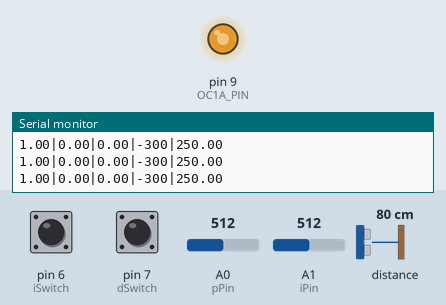
A sketch run on a simulated Arduino Uno, built with avr-gcc and run on an emulated ATmega328P. On the bench: output pins drawn as LEDs (lit = HIGH), the last lines printed to the serial monitor. The inputs (shaded band) are chosen by the test bench; at power-on: distance to the obstacle 80 cm, A0 (pPin) = 512, pin 6 (iSwitch) HIGH, pin 7 (dSwitch) HIGH, A1 (iPin) = 512.

Above: at 1.2 s.
1.3 s: distance to the obstacle set to 2 cm
At 2.6 s:
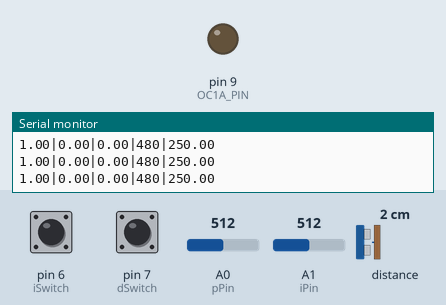
2.9 s: distance to the obstacle set to 35 cm
At 4.0 s:
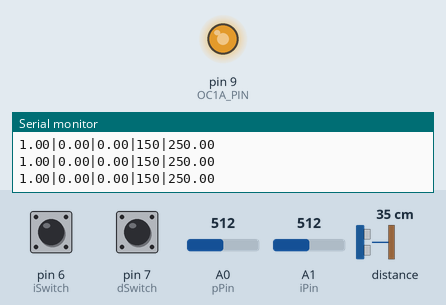
4.5 s: A0 (pPin) set to 240
At 5.1 s:
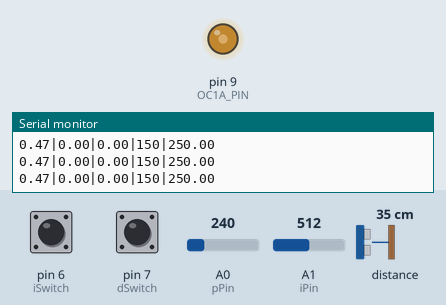
6.0 s: A0 (pPin) set to 122
At 7.2 s:
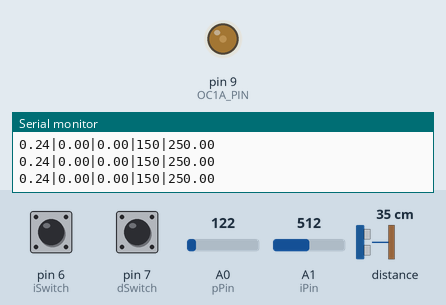
7.5 s: pin 6 (iSwitch) pulled LOW for 1 s
At 9.0 s:
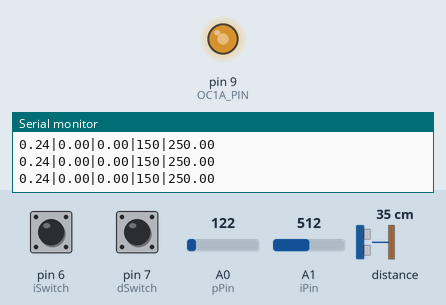
10.5 s: pin 6 (iSwitch) pulled LOW for 0.15 s
At 11.2 s:
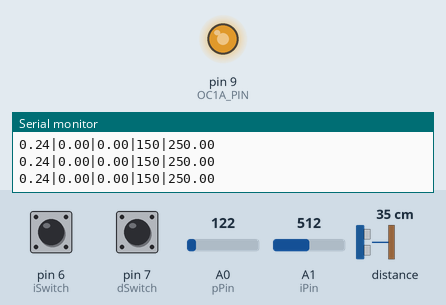
Timing chart, 0 to 13.2 s (numbered marks = the images above; inputs shaded):
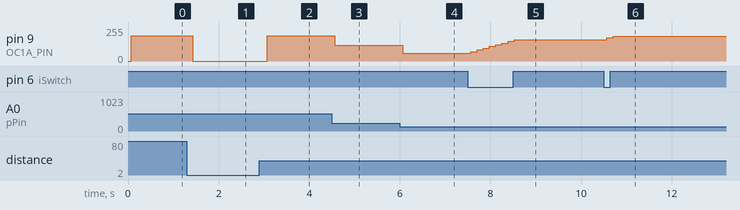

Measured:
- after the input at 1.3 s, pin 9 (OC1A_PIN): 191/255 → 0/255 after 0.13 s
- after the input at 2.9 s, pin 9 (OC1A_PIN): 0/255 → 191/255 after 0.17 s
- after the input at 4.5 s, pin 9 (OC1A_PIN): 191/255 → 117/255 after 0.07 s
- after the input at 6.0 s, pin 9 (OC1A_PIN): 117/255 → 58/255 after 0.07 s
- after the input at 7.5 s, pin 9 (OC1A_PIN): moves from 58/255 to 160/255 over 0.96 s, starting after 0.07 s
- after the input at 10.5 s, pin 9 (OC1A_PIN): 160/255 → 173/255 after 0.07 s, → 186/255 0.14 s later

The sketch:

PIDController.ino
```cpp
/*  Ball Levitation in tube trainer for PID
    Written by Corey Blankenship and Dylan Cook
    Nathir Rawashdeh Advisor
    Michigan Technological University
    Spring 2021 - Fall 2024

   PINOUT
   A0, A1, A2 - Potentiometers for PID Gain
   2 (BLUE) & 3 (PURPLE) SCL/SDA for TOF sensor
   6,7- Switches
   9 - PWM output

    SetSampleTime: The sensor values jitter a bit with a still target.  If the sample time is too small, the Output jitters
    from this noise from the sensor.  Using larger sample time will average the values and smooth the output.  But making
    the sample times too large will make the corrections jerky.  Experiment with SetSampleTime values to get the desired
    output.
*/

#include "Adafruit_VL53L0X.h"  // Distance Measurement Library
#include <PID_v1.h>            // PID Library

Adafruit_VL53L0X lox = Adafruit_VL53L0X();

//Servo myservo;                      // create servo object to control a servo
double Setpoint, Input, Output;     // PID Variables
double Kp = .6, Ki = .3, Kd = 1.6;  //.3,.15,.4
unsigned long sTime = 100;
int pPin = A0;           // Analog pot pin for P
int iPin = A1;           // Analog pot pin for I
int dPin = A2;           // Analog pot pin for D
int servoPin = A3;
int iSwitch = 6;        //Digital input for i DPDT switch
int dSwitch = 7;        //Digital input for d DPDT switch
const byte OC1A_PIN = 9;
const byte OC1B_PIN = 10;
const word PWM_FREQ_HZ = 15000; //Adjust this value to adjust the frequency
const word TCNT1_TOP = 16000000 / (2 * PWM_FREQ_HZ);
const unsigned long TIMEOUT = 1;
int previousValidData = 0;

PID myPID(&Input, &Output, &Setpoint, Kp, Ki, Kd, TWAR);
unsigned long timer = 0;      // Not Used
unsigned long prevTime = 0;   // Set Point Timer
const long interval = 15000;  // Set Point Timer Interval
int setPos = LOW;             // Set Point Position

void setPwmDuty(byte duty) {
  //int duty = analogRead(dPin)/10;
  OCR1A = (word) (duty * TCNT1_TOP) / 100;
  //Serial.println("OCR1A: " + String(OCR1A));
}

void setup() {
  pinMode(OC1A_PIN, OUTPUT);
  // Clear Timer1 control and count registers
  TCCR1A = 0;
  TCCR1B = 0;
  TCNT1  = 0;
  //int long timeou = 500000;
  //lox.setMeasurementTimingBudgetMicroSeconds(timeou);

  previousValidData = 0;

  //   Set Timer1 configuration
  // COM1A(1:0) = 0b10;   //(Output A clear rising/set falling)
  // COM1B(1:0) = 0b00;   //(Output B normal operation)
  // WGM(13:10) = 0b1010; //(Phase correct PWM)
  // ICNC1      = 0b0;    //(Input capture noise canceler disabled)
  // ICES1      = 0b0;    //(Input capture edge select disabled)
  //CS(12:10)  = 0b001;   //(Input clock select = clock/1)


  TCCR1A |= (1 << COM1A1) | (1 << WGM11);
  TCCR1B |= (1 << WGM13)  | (1 << CS10);
  ICR1 = TCNT1_TOP;

  Serial.begin(9600);
  while (! Serial) {        // wait until serial port opens for native USB devices
    delay(1);
  }

  if (!lox.begin()) {         // Setup for L0X distance measurement
    Serial.println(F("Failed to boot VL53L0X"));
    while (1);
  }

  //myservo.attach(9);                // attaches the servo on pin 9 to the servo object
  myPID.SetMode(AUTOMATIC);
  myPID.SetOutputLimits(0,75);    // Fan PWM Min, Max
  myPID.SetSampleTime(sTime);       // 200 ** Smaller Values produce more jitter from the sensor, larger values smooth jitter
  //Setpoint = sp1;                   // initialize setpoint
  pinMode(iSwitch, INPUT_PULLUP);         //Stage switch (I)
  pinMode(dSwitch, INPUT_PULLUP);         //Stage switch (D)
}


void loop() {
  //float heightNum = analogRead(iPin) / 1023.0;    // once you hook up a height potentiometer, change iPin to that.
  //int newSetpoint = 400 * heightNum;
  Setpoint = 250;                           // New setpoint value 1
  readPots();                                   // Read data from potentiometers
  getDataWithTimeout(TIMEOUT);                   // Read distance (location of ball)
  int range = ReadDist();
  myPID.Compute();                              //prints ("Kp/Ki/Kd/Distance/")

  //Serial.println("input: "+String(Input));// PID Compute
  //Serial.println("output: "+String(Output)); // for testing PID commands

  Serial.flush();
  Serial.print(Kp); Serial.print("|"); // this data is for the raspberry pi to read, make sure only these five lines print when running the graph
  Serial.print(Ki); Serial.print("|");
  Serial.print(Kd); Serial.print("|");
  Serial.print(String(range) + "|");
  Serial.println(String(Setpoint));

  setPwmDuty(Output);              // Sets the PWM duty cycle of the fan
}


int ReadDist() {                                  // Reads distance to ball, returns distance as integer in mm
  VL53L0X_RangingMeasurementData_t measure;


  lox.rangingTest(&measure, false);               // pass in 'true' to get debug data printout!

  if (measure.RangeStatus != 4) {                 // Phase failures have incorrect data
    //Serial.print("Distance (mm): ");           // Not used **unless troubleshooting sensor**
  } else {
    Serial.println(" out of range ");          // Not used **unless troubleshooting sensor**
  }
  int range = measure.RangeMilliMeter;            // Read Distance
  int real_range = 500 - range;
  return real_range;                                   // Return Distance

}

int getDataWithTimeout(unsigned long timeout) {
  unsigned long startTime = millis();
  int data = -1;
  bool dataReceived = false;
  while (millis() - startTime < timeout) {
    data = ReadDist();
    if (data != -1){
      dataReceived = true;
      break;
    }
  }

  if (dataReceived) {
    previousValidData = data;
  } else {
    data = previousValidData;

  }

  Input = int(data);
  return Input;
}


void readPots() {                       // Read Values from Potentiometers
  float potVal = analogRead(pPin);

  Kp = fmap(potVal, 0.0, 1023.0, 0.0, 2);  //INCLUDE MAP
  int switchVal = digitalRead(iSwitch);
  if (switchVal == HIGH) {                // if integral switch is off, Ki value is 0
    Ki = 0;  //INCLUDE MAP
  }
  else {            // if integral switch is on, assign I pot val to Ki
    potVal = analogRead(iPin);
    Ki = fmap(potVal, 0, 1023, 0, 1);  //INCLUDE MAP
  }
  switchVal = digitalRead(dSwitch);
  if (switchVal == HIGH) {                // if integral switch is off, Ki value is 0
    Kd = 0;  //INCLUDE MAP
  }
  else {            // if integral switch is on, assign I pot val to Ki
    potVal = analogRead(dPin);
    Kd = fmap(potVal, 0, 1023, 0, 1);  //INCLUDE MAP
  }
  myPID.SetTunings(Kp, Ki, Kd);                        // Set new tuning values
  myPID.SetSampleTime(sTime);                          // Set new sample time value
  //Serial.print(String(sTime) + "/");


}


float fmap(float x, float in_min, float in_max, float out_min, float out_max)
{
  return (x - in_min) * (out_max - out_min) / (in_max - in_min) + out_min;
}
```
